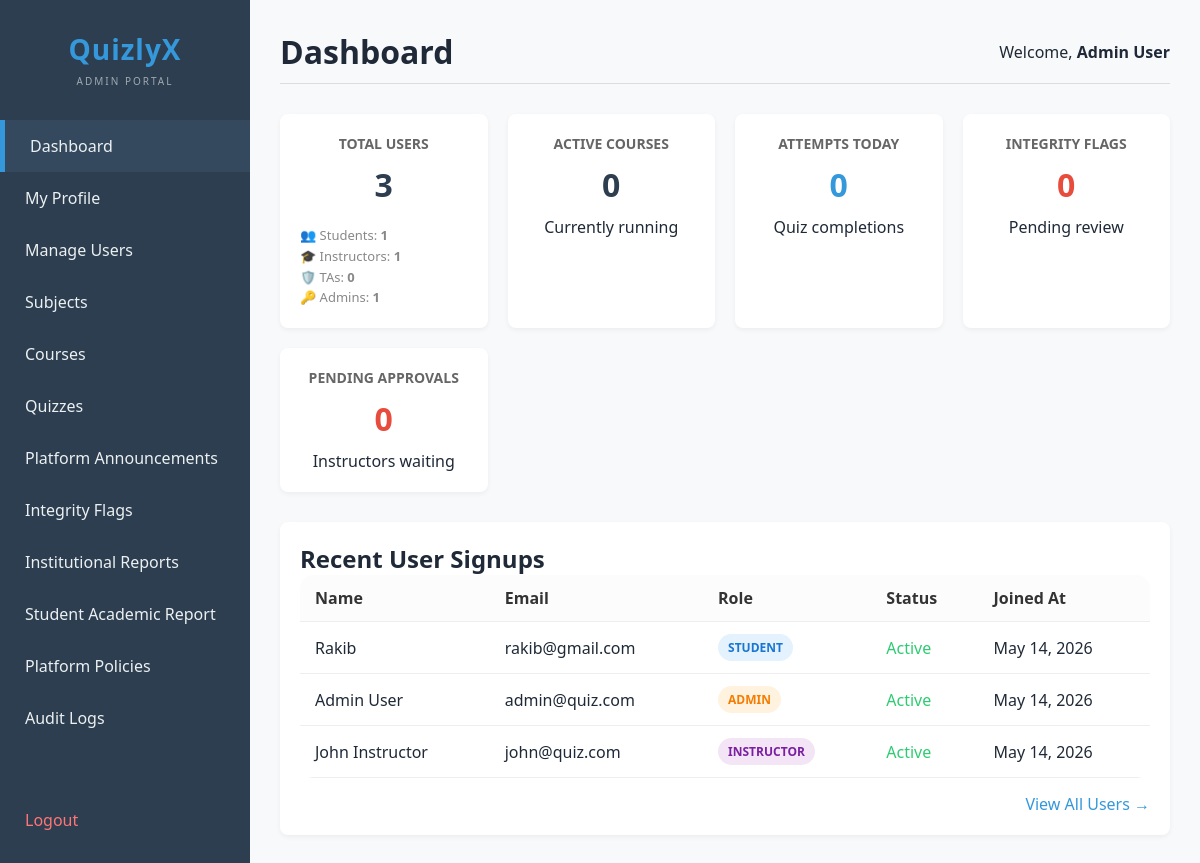
Before: /views/dashboard.php (signed in) with the older database file.
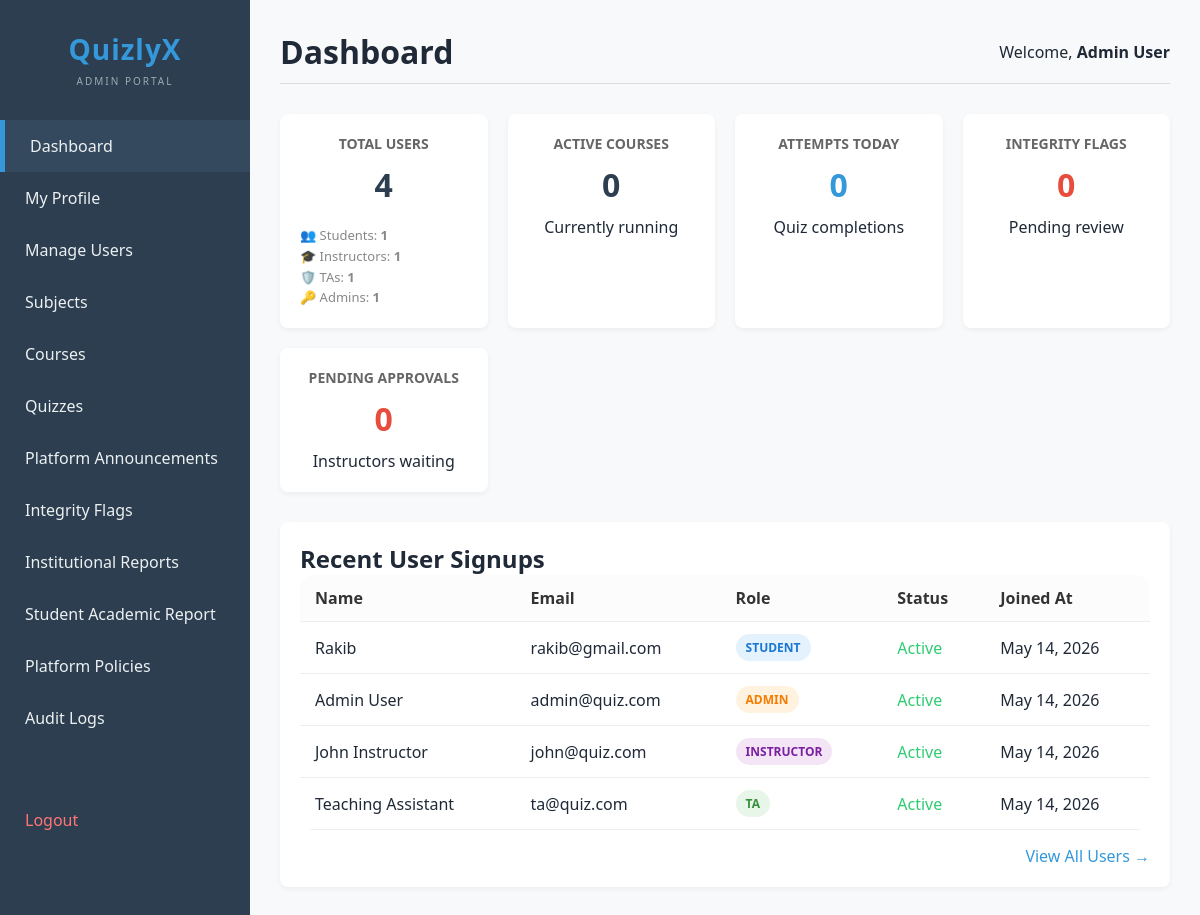
After: the same page with the newer database file.
### tables this page shows
CREATE TABLE users (
  id INT(11) AUTO_INCREMENT PRIMARY KEY,
  name VARCHAR(100),
  email VARCHAR(100) UNIQUE,
  password_hash VARCHAR(255),
  phone VARCHAR(20),
  role VARCHAR(20) DEFAULT 'student',
  profile_pic VARCHAR(255),
  student_id VARCHAR(50),
  program VARCHAR(100),
  department VARCHAR(100),
  bio TEXT,
  is_active TINYINT(1) DEFAULT 0,
  created_at TIMESTAMP DEFAULT CURRENT_TIMESTAMP
);

### config/db.php (called while the page is built, shortened)
<?php
$host = "localhost";
$user = "root";
$password = "";
$database = "online_quiz_platform";
try {
    $conn = new mysqli($host, $user, $password, $database);
    $conn->set_charset("utf8mb4");
} catch (Exception $e) {
    die("Database connection failed: " . $e->getMessage());
}
function db_query($sql, $params = [], $types = "") {
    global $conn;
    $stmt = $conn->prepare($sql);
    $stmt->execute();
    return $stmt;
}
function db_fetch_one($sql, $params = [], $types = "") {
    $stmt = db_query($sql, $params, $types);
    return $stmt->get_result()->fetch_assoc();
}
function db_fetch_all($sql, $params = [], $types = "") {
    $stmt = db_query($sql, $params, $types);
    return $stmt->get_result()->fetch_all(MYSQLI_ASSOC);
}
?>

### models/UserModel.php (called while the page is built, shortened)
<?php
require_once __DIR__ . '/../config/db.php';
class UserModel {
    public static function getAll() {
        return db_fetch_all("SELECT * FROM users ORDER BY created_at DESC");
    }
    public static function getStats() {
        $stats = [];
        $stats['total_users'] = db_fetch_one("SELECT COUNT(*) as count FROM users")['count'];
        $stats['total_students'] = db_fetch_one("SELECT COUNT(*) as count FROM users WHERE role = 'student'")['count'];
        $stats['total_instructors'] = db_fetch_one("SELECT COUNT(*) as count FROM users WHERE role = 'instructor'")['count'];
        $stats['total_tas'] = db_fetch_one("SELECT COUNT(*) as count FROM users WHERE role = 'ta'")['count'];
        $stats['total_admins'] = db_fetch_one("SELECT COUNT(*) as count FROM users WHERE role = 'admin'")['count'];
        $stats['pending_instructors'] = db_fetch_one("SELECT COUNT(*) as count FROM users WHERE role = 'instructor' AND is_active = 0")['count'];
        $stats['pending_integrity_flags'] = db_fetch_one("SELECT COUNT(*) as count FROM integrity_reports WHERE status = 'pending'")['count'];
        return $stats;
    }
}
?>

### views/dashboard.php (the view, shortened to what this page needs)
<?php
require_once __DIR__ . '/header.php';
require_once __DIR__ . '/../models/UserModel.php';
$stats = UserModel::getStats();
$active_courses = db_fetch_one("SELECT COUNT(*) as count FROM courses")['count'];
$quiz_attempts_today = db_fetch_one("SELECT COUNT(*) as count FROM attempts WHERE DATE(started_at) = CURDATE()")['count'];
?>
<div class="stats-grid">
    <div class="stat-card">
        <h3>Total Users</h3>
        <div class="value"><?php echo $stats['total_users']; ?></div>
        <div style="font-size: 13px; color: #888; margin-top: 10px; text-align: left; line-height: 1.6; border-top: 1px solid rgba(255,255,255,0.05); padding-top: 8px;">
            👥 Students: <strong><?php echo $stats['total_students']; ?></strong><br>
            🎓 Instructors: <strong><?php echo $stats['total_instructors']; ?></strong><br>
            🛡️ TAs: <strong><?php echo $stats['total_tas']; ?></strong><br>
            🔑 Admins: <strong><?php echo $stats['total_admins']; ?></strong>
        </div>
    </div>
    <div class="stat-card">
        <h3>Active Courses</h3>
        <div class="value"><?php echo $active_courses; ?></div>
        <p>Currently running</p>
    </div>
    <div class="stat-card">
        <h3>Attempts Today</h3>
        <div class="value" style="color: var(--accent);"><?php echo $quiz_attempts_today; ?></div>
        <p>Quiz completions</p>
    </div>
    <div class="stat-card">
        <h3>Integrity Flags</h3>
        <div class="value" style="color: var(--danger);"><?php echo $stats['pending_integrity_flags']; ?></div>
        <p>Pending review</p>
    </div>
    <div class="stat-card">
        <h3>Pending Approvals</h3>
        <div class="value" style="color: var(--danger);"><?php echo $stats['pending_instructors']; ?></div>
        <p>Instructors waiting</p>
    </div>
</div>
<div class="table-container">
    <h2>Recent User Signups</h2>
    <table>
        <thead>
            <tr>
                <th>Name</th>
                <th>Email</th>
                <th>Role</th>
                <th>Status</th>
                <th>Joined At</th>
            </tr>
        </thead>
        <tbody>
            <?php
            $users = array_slice(UserModel::getAll(), 0, 5);
            foreach ($users as $user):
            ?>
            <tr>
                <td><?php echo htmlspecialchars($user['name']); ?></td>
                <td><?php echo htmlspecialchars($user['email']); ?></td>
                <td><span class="badge badge-<?php echo $user['role']; ?>"><?php echo strtoupper($user['role']); ?></span></td>
                <td>
                    <?php if ($user['is_active']): ?>
                        <span style="color: var(--success);">Active</span>
                    <?php else: ?>
                        <span style="color: var(--danger);">Inactive</span>
                    <?php endif; ?>
                </td>
                <td><?php echo date('M d, Y', strtotime($user['created_at'])); ?></td>
            </tr>
            <?php endforeach; ?>
        </tbody>
    </table>
    <div style="margin-top: 15px; text-align: right;">
        <a href="manage_users.php" style="color: var(--accent); text-decoration: none;">View All Users &rarr;</a>
    </div>
</div>
</body>
</html>

### views/header.php (shortened to what this page needs)
<!DOCTYPE html>
<html lang="en">
<head>
    <link rel="stylesheet" href="../assets/css/style.css">
</head>
<body>
<div class="sidebar">
    <div style="text-align: center; padding: 10px 0 30px 0;">
        <h2 style="margin: 0; color: var(--accent); font-size: 28px; letter-spacing: 1px;">QuizlyX</h2>
        <small style="color: var(--text); opacity: 0.6; text-transform: uppercase; font-size: 10px; letter-spacing: 2px;">Admin Portal</small>
    </div>
    <a href="dashboard.php" class="<?php echo basename($_SERVER['PHP_SELF']) == 'dashboard.php' ? 'active' : ''; ?>">Dashboard</a>
    <a href="profile.php" class="<?php echo basename($_SERVER['PHP_SELF']) == 'profile.php' ? 'active' : ''; ?>">My Profile</a>
    <a href="manage_users.php" class="<?php echo basename($_SERVER['PHP_SELF']) == 'manage_users.php' ? 'active' : ''; ?>">Manage Users</a>
    <a href="manage_subjects.php" class="<?php echo basename($_SERVER['PHP_SELF']) == 'manage_subjects.php' ? 'active' : ''; ?>">Subjects</a>
    <a href="manage_courses.php" class="<?php echo basename($_SERVER['PHP_SELF']) == 'manage_courses.php' ? 'active' : ''; ?>">Courses</a>
    <a href="manage_quizzes.php" class="<?php echo basename($_SERVER['PHP_SELF']) == 'manage_quizzes.php' ? 'active' : ''; ?>">Quizzes</a>
    <a href="manage_announcements.php" class="<?php echo basename($_SERVER['PHP_SELF']) == 'manage_announcements.php' ? 'active' : ''; ?>">Platform Announcements</a>
    <a href="manage_integrity_flags.php" class="<?php echo basename($_SERVER['PHP_SELF']) == 'manage_integrity_flags.php' ? 'active' : ''; ?>">Integrity Flags</a>
    <a href="reports.php" class="<?php echo basename($_SERVER['PHP_SELF']) == 'reports.php' ? 'active' : ''; ?>">Institutional Reports</a>
    <a href="student_report.php" class="<?php echo basename($_SERVER['PHP_SELF']) == 'student_report.php' ? 'active' : ''; ?>">Student Academic Report</a>
    <a href="platform_settings.php" class="<?php echo basename($_SERVER['PHP_SELF']) == 'platform_settings.php' ? 'active' : ''; ?>">Platform Policies</a>
    <a href="audit_logs.php" class="<?php echo basename($_SERVER['PHP_SELF']) == 'audit_logs.php' ? 'active' : ''; ?>">Audit Logs</a>
    <a href="../controllers/auth_controller.php?action=logout" style="margin-top: 50px; color: #ff7675;">Logout</a>
</div>
<div class="main-content">
    <div class="top-bar">
        <h1><?php
            $page = basename($_SERVER['PHP_SELF'], ".php");
            echo ucwords(str_replace("_", " ", $page));
        ?></h1>
        <div>
            Welcome, <strong><?php echo $_SESSION['name']; ?></strong>
        </div>
    </div>

### assets/css/style.css (style rules this page uses)
* { margin: 0; padding: 0; box-sizing: border-box; }
body { font-family: Arial, sans-serif; background: #f4f7fb; color: #1f2937; }
.sidebar { width: 260px; background: #111827; color: white; padding: 25px 18px; }
.main-content { flex: 1; padding: 30px; }
.stat-card { background: white; padding: 22px; border-radius: 18px; box-shadow: 0 8px 24px rgba(0,0,0,0.06); }
table { width: 100%; border-collapse: collapse; background: white; border-radius: 14px; overflow: hidden; }
th, td { padding: 14px; border-bottom: 1px solid #e5e7eb; text-align: left; }
th { background: #f3f4f6; }
.badge { display: inline-block; padding: 5px 10px; background: #dbeafe; color: #1d4ed8; border-radius: 999px; font-size: 13px; font-weight: bold; }

### views/header.php (style rules this page uses)
:root { --primary: #2c3e50; --secondary: #34495e; --accent: #3498db; --text: #ecf0f1; --danger: #e74c3c; --success: #2ecc71; }
body { font-family: 'Segoe UI', Tahoma, Geneva, Verdana, sans-serif; margin: 0; display: flex; min-height: 100vh; background-color: #f8f9fa; }
.sidebar { width: 250px; background-color: var(--primary); color: var(--text); padding: 20px 0; flex-shrink: 0; }
.sidebar h2 { text-align: center; margin-bottom: 30px; font-size: 20px; }
.sidebar a { display: block; color: var(--text); padding: 15px 25px; text-decoration: none; transition: background 0.3s; }
.sidebar a:hover, .sidebar a.active { background-color: var(--secondary); border-left: 5px solid var(--accent); }
.main-content { flex-grow: 1; padding: 30px; }
.top-bar { display: flex; justify-content: space-between; align-items: center; margin-bottom: 30px; padding-bottom: 10px; border-bottom: 1px solid #ddd; }
.stats-grid { display: grid; grid-template-columns: repeat(auto-fit, minmax(200px, 1fr)); gap: 20px; margin-bottom: 30px; }
.stat-card { background: white; padding: 20px; border-radius: 8px; box-shadow: 0 2px 5px rgba(0,0,0,0.05); text-align: center; }
.stat-card h3 { margin: 0; color: #666; font-size: 14px; text-transform: uppercase; }
.stat-card .value { font-size: 32px; font-weight: bold; color: var(--primary); margin: 10px 0; }
.table-container { background: white; padding: 20px; border-radius: 8px; box-shadow: 0 2px 5px rgba(0,0,0,0.05); }
table { width: 100%; border-collapse: collapse; }
th, td { padding: 12px 15px; text-align: left; border-bottom: 1px solid #eee; }
th { background-color: #fcfcfc; color: #333; }
.badge { padding: 5px 10px; border-radius: 20px; font-size: 12px; }
.badge-student { background: #e3f2fd; color: #1976d2; }
.badge-instructor { background: #f3e5f5; color: #7b1fa2; }
.badge-ta { background: #e8f5e9; color: #388e3c; }
.badge-admin { background: #fff3e0; color: #f57c00; }

Changed rows visible on the page:
added users: name "Teaching Assistant", email "ta@quiz.com", role "TA", is_active "Active", created_at "May 14, 2026"
Other visible differences:
$stats['total_users']: "3" → "4"
$stats['total_tas']: "0" → "1"
